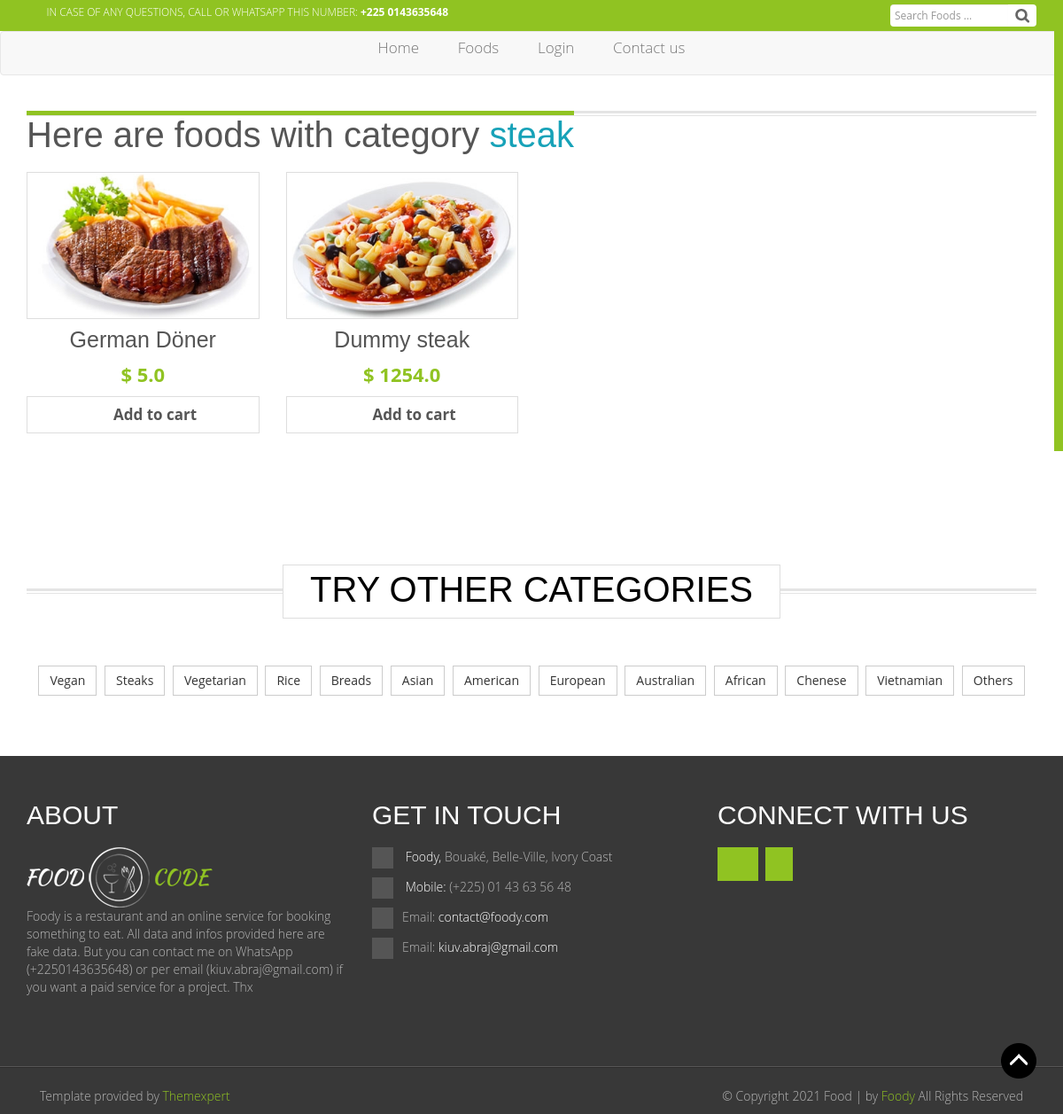
Page /foods/category/category=steak/ on the committed database.
### products/models.py (models this page shows, shortened)
class Item(models.Model):
	hit_count_generic = GenericRelation(HitCount,
		object_id_field='object_pk',
		related_query_name='hit_count_generic_relation'
	)
	title = models.CharField(max_length=255)
	slug = models.SlugField( max_length=400,
		help_text='Autofill field')
	description = models.TextField()
	picture = ResizedImageField(
		size=[500, 500],
		quality=100,
		upload_to='images/foods/%Y/%m/',
		help_text="Main picture")
	tags = TaggableManager()
	is_public = models.BooleanField(default=True)
	picture_2 = ResizedImageField(
		size=[500, 500],
		quality=100,
		null=True,
		blank=True,
		upload_to='images/foods/%Y/%m/',
		help_text="Second picture")
	picture_3 = ResizedImageField(
		size=[500, 500],
		quality=100,
		null=True,
		blank=True,
		upload_to='images/foods/%Y/%m/',
		help_text="Third picture")
	is_popular = models.BooleanField(default=False)
	date = models.DateTimeField(auto_now_add=True)
	price = models.FloatField()
	discount_price = models.FloatField(blank=True, null=True,
		help_text='Must be smaller than normal price')
	category = models.CharField(max_length=20, default='others',
		choices=CATEGORY_CHOICES)
	def get_add_to_cart_url(self):
		return reverse("add-food-to-cart", kwargs={
			"id" : self.id,
			"slug" : self.slug,
		})

### website/views.py (the view)
# urls.py: path('foods/category/category=<category>/', views.food_category_list_view, name='food-category'),
def food_category_list_view(request, category):
	items = Item.objects.filter(category=category).order_by('-id')
	context = {
		'items' : items,
		'items_category' : category,
		'current_site' : get_current_site(request)
	}
	template_name = 'public/items/categories_list.html'
	return render(request, template_name, context)

### templates/public/items/categories_list.html (shortened to what this page needs)
{% extends 'public/includes/base.html' %}
{% load i18n %}
{% load static %}
{% load humanize %}
{% load hitcount_tags %}
{% block content %}
	{% if items %}
	<section id="products" class="pb-5">
		<div class="container">
			<div class="row">
				<div class="col-md-12">
					<div class="products-heading">
						<h2>
							Here are foods with category <span class="text-info">{{items_category}}</span>
						</h2>
					</div>
				</div>
			</div>
			<div class="row">
				{% for item in items %}
				<div class="col-md-3 col-lg-3">
					<div class="products">
						<a href="{% url 'food-detail' item.id item.slug %}">
							<img src="{{item.picture.url}}" alt="{{item.title}}" title="{{item.title}}">
						</a>
						<a href="{% url 'food-detail' item.id item.slug %}">
							<h5>
								{{item.title}}
							</h5>
						</a>
						{% if item.price == 0.0 %}
						<p class="price">
							Free
						</p>
						{% else %}
						{% if item.discount_price %}
						<del>$ {{item.price}}</del>
						<p class="price">
							$ {{item.discount_price}}
						</p>
						{% else %}
						<p class="price">
							$ {{item.price}}
						</p>
						{% endif %}
						{% endif %}
						<a class="view-link shutter" href="{{ item.get_add_to_cart_url }}">
							<i class="fa fa-plus-circle"></i>
							Add to cart
						</a>
					</div>
				</div>
				{% endfor %}
			</div>
		</div>
	</section>
	{% endif %}
	<section id="catagorie" class="pb-5">
		<div class="container">
			<div class="row">
				<div class="col-md-12">
					<div class="block">
						<div class="block-heading">
							<h2 class="pt-2">TRY OTHER CATEGORIES</h2>
						</div>
						<div class="row">
			        		<div class="p-2 text-center">
    			        		<a href="{% url 'food-category' 'vegan' %}" class="btn btn-default btn-transparent m-1" role="button">
    			        			<span>Vegan</span>
    			        		</a>
    				        	<a href="{% url 'food-category' 'steak' %}" class="btn btn-default btn-transparent m-1" role="button">
    				        		<span>Steaks</span>
    				        	</a>
    				        	<a href="{% url 'food-category' 'vegetarian' %}" class="btn btn-default btn-transparent m-1" role="button">
    			        			<span>Vegetarian</span>
    			        		</a>
    				        	<a href="{% url 'food-category' 'rice' %}" class="btn btn-default btn-transparent m-1" role="button">
    				        		<span>Rice</span>
    				        	</a>
    				        	<a href="{% url 'food-category' 'bread' %}" class="btn btn-default btn-transparent m-1" role="button">
    				        		<span>Breads</span>
    				        	</a>
    				        	<a href="{% url 'food-category' 'asian' %}" class="btn btn-default btn-transparent m-1" role="button">
    				        		<span>Asian</span>
    				        	</a>
    				        	<a href="{% url 'food-category' 'american' %}" class="btn btn-default btn-transparent m-1" role="button">
    				        		<span>American</span>
    				        	</a>
    				        	<a href="{% url 'food-category' 'european' %}" class="btn btn-default btn-transparent m-1" role="button">
    				        		<span>European</span>
    				        	</a>
    				        	<a href="{% url 'food-category' 'australian' %}" class="btn btn-default btn-transparent m-1" role="button">
    				        		<span>Australian</span>
    				        	</a>
    				        	<a href="{% url 'food-category' 'african' %}" class="btn btn-default btn-transparent m-1" role="button">
    				        		<span>African</span>
    				        	</a>
    				        	<a href="{% url 'food-category' 'chenese' %}" class="btn btn-default btn-transparent m-1" role="button">
    				        		<span>Chenese</span>
    				        	</a>
    				        	<a href="{% url 'food-category' 'vietnamian' %}" class="btn btn-default btn-transparent m-1" role="button">
    				        		<span>Vietnamian</span>
    				        	</a>
    				        	<a href="{% url 'food-category' 'others' %}" class="btn btn-default btn-transparent m-1" role="button">
    				        		<span>Others</span>
    				        	</a>
			        		</div>
						</div>
					</div>
				</div>
			</div>
		</div>
	</section>
{% endblock content %}

### static/css/style.css (style rules this page uses)
body { font-family: 'Open Sans', sans-serif; color: #555; font-size: 14px; font-weight: 300; }
h1,h2,h3,h4,h5,h6 { font-family: 'Yanone Kaffeesatz', sans-serif;color: #555 }
h2 { font-size: 40px; }
h5 { font-size: 25px; }
section+section { margin-top: 50px; }
.block-heading { background-image: url("../images/titleBorder.png"); background-repeat: repeat-x; height: 20px; margin: 60px 0; text-align: center; }
.block-heading h2 { background: #fff; display: inline-block; color: #000; margin-top: -28px; padding: 5px 30px 10px 30px; border: 1px solid #dedede; }
#catagorie .block { margin-top: 30px; }
.products-heading { margin-top: 20px; background: url("../images/titleBorder.png"); background-repeat: repeat-x; }
.products-heading h2 { margin: 0px 0 20px ; border-top: 5px solid #90c322; display: inline-block; }
.products { text-align: center; margin-bottom: 65px; cursor: pointer; }
.products a img { width: 100%; border: 1px solid #dedede; -webkit-transition: 0.3s ease-in-out; -moz-transition: 0.3s ease-in-out; -ms-transition: 0.3s ease-in-out; -o-transition: 0.3s ease-in-out; transition: 0.3s ease-in-out; }
#products + section { margin-top: 20px; margin-bottom: 30px; }
.view-link { text-align: center; border: 1px solid #dedede; display: block; padding: 8px 10px; font-size: 17px; color: #555; font-weight: bold; }
.view-link i { padding-right: 10px; color: #555; -webkit-transition: .2s ease-in-out; -moz-transition: .2s ease-in-out; -ms-transition: .2s ease-in-out; -o-transition: .2s ease-in-out; transition: .2s ease-in-out; }
.price { font-size: 22px; color: #90c322; font-weight: bold; margin-bottom: 8px; }
.shutter { position: relative; -webkit-transition: .2s ease-in-out; -moz-transition: .2s ease-in-out; -ms-transition: .2s ease-in-out; -o-transition: .2s ease-in-out; transition: .2s ease-in-out; }
.shutter:before { width: 100%; height: 0; top: 0; left: 0; display: block; content: ""; position: absolute; -webkit-transition: .2s ease-in-out; -moz-transition: .2s ease-in-out; -ms-transition: .2s ease-in-out; -o-transition: .2s ease-in-out; transition: .2s ease-in-out; z-index: -1; }
.btn-transparent { position: relative; border-radius: 0; }
.btn-transparent:before { position: absolute; width: 100%; height: 0; content: ""; display: block; top: 0; left: 0; z-index: 3; -webkit-transition: .2s ease-in-out; -moz-transition: .2s ease-in-out; -ms-transition: .2s ease-in-out; -o-transition: .2s ease-in-out; transition: .2s ease-in-out; }
.btn-transparent span { z-index: 5; position: relative; -webkit-transition: .2s ease-in-out; -moz-transition: .2s ease-in-out; -ms-transition: .2s ease-in-out; -o-transition: .2s ease-in-out; transition: .2s ease-in-out; }

### static/css/margins.css (style rules this page uses)
.m-1 { margin: 0.25rem !important; }
.p-2 { padding: 0.5rem !important; }
.pt-2, .py-2 { padding-top: 0.5rem !important; }
.pb-5, .py-5 { padding-bottom: 3rem !important; }
.text-info { color: #17a2b8 !important; }

### rows in the picture
Item: picture (picture), title "German Döner", price "5.0"
Item: picture (picture), title "Dummy steak", price "1254.0"

### other values in the picture
{{ items_category }} "steak"
